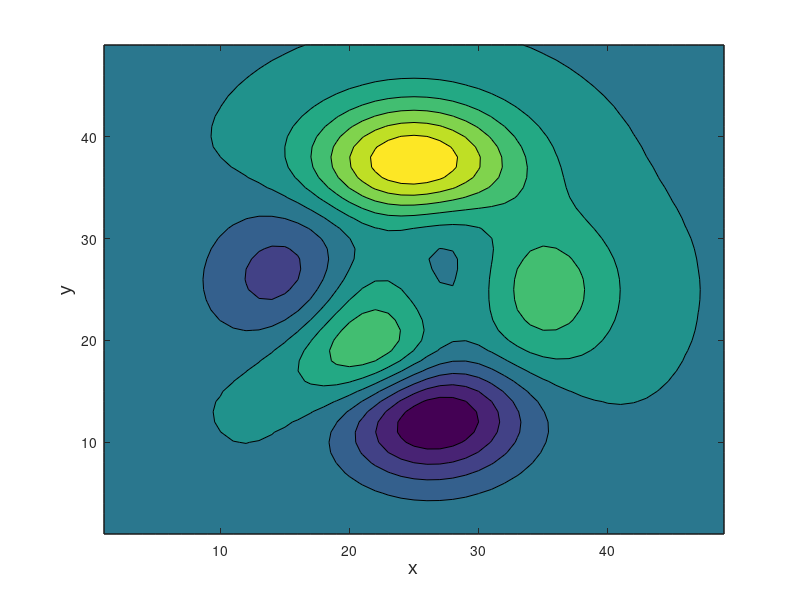

MATLAB code to generate this figure: (Note: this script raises an error after producing the figure.)
%% Getting Started with niceColorbar
% Learning path: |QuickStart.m| -> Getting Started (you are here) ->
% |examples.m|
%
% niceColorbar is a styled, auto-refreshing replacement for MATLAB's
% |colorbar|. Build it once, then mutate properties afterward - the
% colorbar updates itself in place.

%% Build a colorbar with a style and colormap preset
figure
contourf(peaks)
xlabel("x", "FontName", "Arial", "FontSize", 14);
ylabel("y", "FontName", "Arial", "FontSize", 14);
nc = niceColorbar("ultra", "parula", 8);
nc.colorbar();

%% Add a LaTeX title
% Assigning |Title| after the colorbar is built auto-refreshes it - no
% need to call |colorbar()| again.
nc.Title = {'$u_{1,h}$'};

%% Style and colormap are swappable live
nc.Style = "modern.thick";
nc.ColormapName = "turbo";
nc.NumColormapColors = 12;

%% Color limits
% |setLimits| requires |colorbar()| to have run first (it did, above).
nc.setLimits([-6 6]);
nc.resetLimits();

%% Capped limits
% |setCappedLimits| clips out-of-range values to |CappedColorBelow|/
% |CappedColorAbove| instead of stretching the gradient over them.
nc.setCappedLimits([-4 4]);

%% Hiding pieces of a colorbar
% |ColorbarVisible|/|TitleVisible|/|LogoVisible| each independently
% hide/show just the bar, the title, or the logo, in place - the object,
% its build state, and every other property are untouched, so setting one
% back to |"on"| restores that exact element.
nc.TitleVisible = "off";
nc.TitleVisible = "on";
%%
% Setting all three together hides the colorbar entirely, e.g. for a clean
% screenshot of just the plot:
nc.ColorbarVisible = "off";
nc.TitleVisible = "off";
nc.LogoVisible = "off";
nc.ColorbarVisible = "on";
nc.TitleVisible = "on";
nc.LogoVisible = "on";

%% Side: right or left of the plot
% The colorbar (with its title and logo) defaults to the right of the
% plot; |Side = "left"| moves the whole thing to the left instead.
nc.Side = "left";
nc.Side = "right";

%% One colorbar per subplot
% |colorbar()| attaches to whichever axes is current (|gca|), so select
% each subplot with |axes(...)|/|subplot(...)| before calling it. Each
% instance keeps its own axes' footprint, so they don't expand over one
% another.
figure
ax1 = subplot(2,2,1);
contourf(peaks);
xlabel("x", "FontName", "Arial");
ylabel("y", "FontName", "Arial");
ncSub1 = niceColorbar("ultra", "parula", 8);
ncSub1.Title = {'Subplot 1'};
axes(ax1);
ncSub1.colorbar();

ax2 = subplot(2,2,2);
contourf(peaks(50));
xlabel("x", "FontName", "Arial");
ylabel("y", "FontName", "Arial");
ncSub2 = niceColorbar("modern.thick", "turbo", 12);
ncSub2.Title = {'Subplot 2'};
axes(ax2);
ncSub2.colorbar();

%% Autoscaled tick labels
% |TickLabelsAutoScale| keeps |clim|/|Limits| in real data units, but
% divides the tick labels by a common power of ten and auto-prepends a
% "x10^n" annotation above the bar - useful when the data range sits far
% from order-1. |TickLabelsAutoScaleDecimals| controls how many decimal
% digits the scaled labels show (it overrides |TickLabelsFormat| while
% autoscale is on). On a 3-D axes, the plot's own Z ruler is kept in
% lockstep with the same exponent and decimal count.
figure
contourf(peaks*1e-3 + 5000);
xlabel("x", "FontName", "Arial", "FontSize", 14);
ylabel("y", "FontName", "Arial", "FontSize", 14);
ncAuto = niceColorbar("ultra", "parula", 8);
ncAuto.colorbar();
ncAuto.TickLabelsAutoScale = true;
ncAuto.TickLabelsAutoScaleDecimals = 2;

%% Works with 3-D plots too
% niceColorbar only reads/writes axes |Position|, so it attaches the same
% way to a 3-D plot (e.g. |surf|) as it does to a 2-D one (e.g. |contourf|)
% above.
figure
surf(peaks);
view(3);
xlabel("x", "FontName", "Arial");
ylabel("y", "FontName", "Arial");
zlabel("z", "FontName", "Arial");
nc3d = niceColorbar("ultra", "parula", 8);
nc3d.Title = {'3-D surf'};
nc3d.colorbar();

%% Saving figures to file
% |saveAsPNG|/|saveAsPDF| export the figure a colorbar is attached to.
% |saveAsFIG| instead saves an editable MATLAB |.fig| file, which reopens
% with the colorbar and all its styling intact. Called with no arguments
% (as here), files are auto-named from the figure number and a timestamp,
% and written to a "SavedFigures" folder inside the niceColorbar toolbox
% folder.
nc.saveAsPNG();
nc.saveAsPDF();
nc.saveAsFIG();
%%
% A folder and file name can also be given explicitly:
nc.saveAsPNG(pwd, "myFigure");
%%
% Calling the same methods from |niceColorbar.session()| (the |save.png|/
% |save.pdf|/|save.fig| commands) instead pops up a single |uiputfile|
% dialog to pick both the folder and file name interactively.

%% Export resolution and PDF render mode
% |ExportResolution| sets the pixels-per-inch used by |saveAsPNG| and by
% |saveAsPDF| while |PdfRender| is |"image"| (the default - rasterized,
% fast). Setting |PdfRender| to |"vector"| instead makes |saveAsPDF|
% produce crisp, infinitely-scalable text/lines (slower, and
% |ExportResolution| is then ignored since vector content has no fixed
% resolution).
nc.ExportResolution = 600;
nc.PdfRender = "vector";
nc.saveAsPDF();
nc.PdfRender = "image";

%% Next steps
% * See |examples.m| for a multi-figure walkthrough, including logos,
%   per-line title colors, and theme overrides.
% * Run |help niceColorbar| or |doc niceColorbar| for the full
%   property/method reference.
% * Call |niceColorbar.session()| at the command line for an interactive
%   console that adjusts whichever figure currently has focus.
